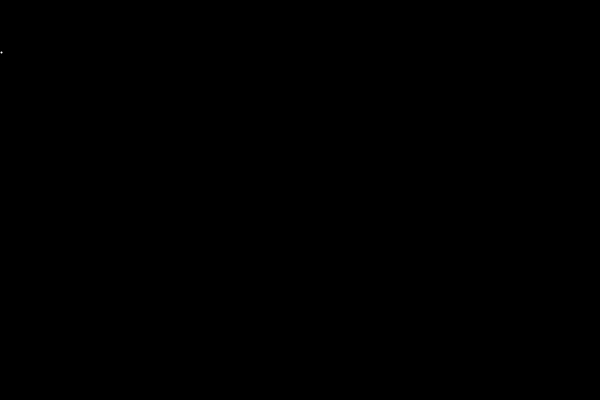
Frame 1 (no input)
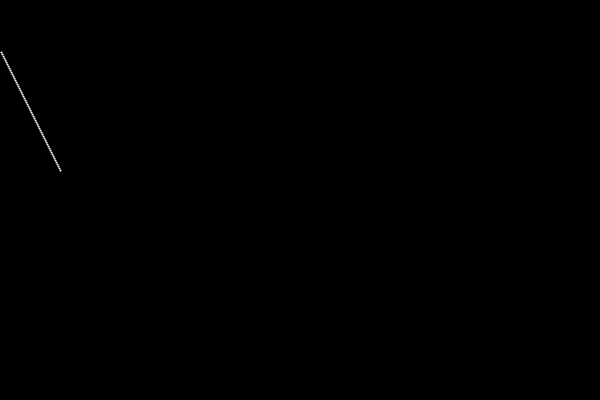
Frame 60 (the mouse pressed at the canvas centre just before this capture)
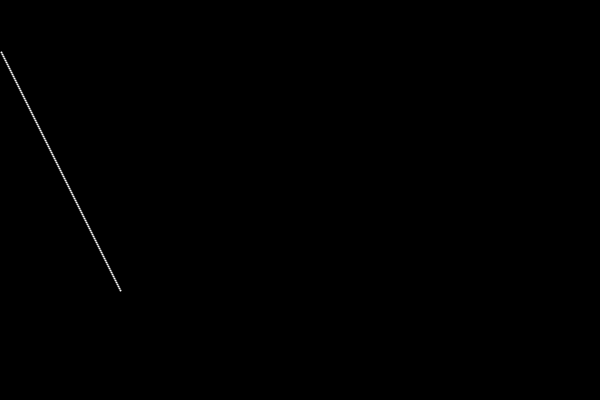
Frame 120 (the mouse held since frame 60 and released just before this capture)

The Processing sketch that drew these frames (run headless with seeded random() and noise(); from frame 60 on, the mouse is pressed at the canvas centre):

// Processing sketch: functionsDefinedIf
// ── functionsDefinedIf.pde
/*
Defining functions. Points are drawn across the canvas. Functions to move, bounce and display are 
 created and called.
 
 Created by Dawn C. Hayes March 2017. 
 
 Modified for Processing 3 August 2017.
 */

float x = 0;
float y = width/2;
float xspeed = 1;
float yspeed = 2;

void setup() {
  size(600, 400);
  background(0);
}

void draw() {
  move(); // call the defined move() function.
  bounce(); // call the defined bounce() function.
  display(); // call the defined display() function.
}

// define a function using the keyword function. 
//bounce function
void bounce() {

  if (x > width || x < 0) { // edge detection
    xspeed = xspeed * -1; // change direction
    background(random(255), random(255), random(255)); // random background colors based on the point's x position
  }

  if (y > height || y < 0) {
    yspeed = yspeed * -1;
    background(random(255), random(255), random(255)); // random background colors based on the point's y position
  }
}

// move function()
void move() {
  x = x + xspeed;
  y = y + yspeed;
}

// display function()
void display() {
  strokeWeight(2);
  stroke(255);
  point(x, y);
}
